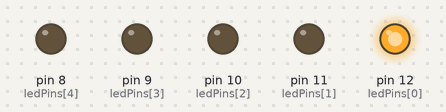
Bench run of a sketch on a simulated Arduino Uno, built with avr-gcc and run on an emulated ATmega328P. On the bench: output pins drawn as LEDs (lit = HIGH).

Above: at 0.5 s.
At 2.5 s:
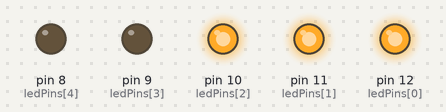
At 3.5 s:
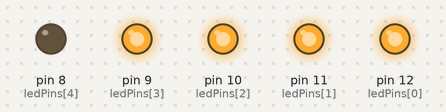
At 5.5 s:
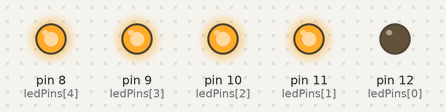
At 8.5 s:
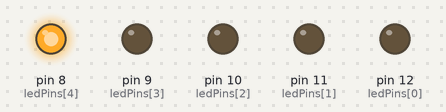
At 11.5 s:
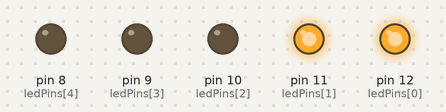
Timing chart, 0 to 13.0 s (numbered marks = the images above):
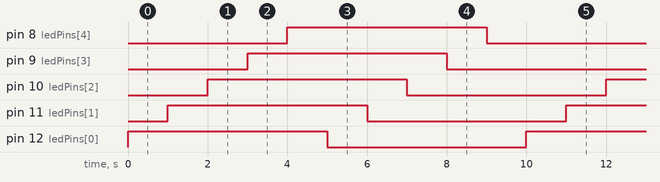

Measured:
- by itself, pin 8 (ledPins[4]), pin 9 (ledPins[3]), pin 10 (ledPins[2]), pin 11 (ledPins[1]), pin 12 (ledPins[0]): alternates HIGH for 5.0 s and LOW for 5.0 s
- by itself, everything shown: repeats every 10.0 s, in 10 steps

The sketch:

Led_sequence_code.ino
```cpp
// Define the pins for the LEDs
int ledPins[] = {12, 11, 10, 9, 8}; // LED pins
int numLeds = 5;                    // Number of LEDs

void setup() {
  // Set each pin as an OUTPUT
  for (int i = 0; i < numLeds; i++) {
    pinMode(ledPins[i], OUTPUT);
  }
}

void loop() {
  // Turn on LEDs one by one
  for (int i = 0; i < numLeds; i++) {
    digitalWrite(ledPins[i], HIGH); // Turn LED on
    delay(1000);                    // 1 second delay
  }

  // Turn off LEDs one by one
  for (int i = 0; i < numLeds; i++) {
    digitalWrite(ledPins[i], LOW);  // Turn LED off
    delay(1000);                    // 1 second delay
  }
}
```
